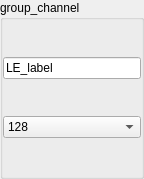
<?xml version="1.0" encoding="UTF-8"?>
<ui version="4.0">
 <class>adc_setting</class>
 <widget class="QWidget" name="adc_setting">
  <property name="geometry">
   <rect>
    <x>0</x>
    <y>0</y>
    <width>144</width>
    <height>179</height>
   </rect>
  </property>
  <property name="windowTitle">
   <string>Form</string>
  </property>
  <layout class="QHBoxLayout" name="horizontalLayout">
   <property name="leftMargin">
    <number>0</number>
   </property>
   <property name="topMargin">
    <number>0</number>
   </property>
   <property name="rightMargin">
    <number>0</number>
   </property>
   <property name="bottomMargin">
    <number>0</number>
   </property>
   <item>
    <widget class="QGroupBox" name="group_adc">
     <property name="title">
      <string>group_channel</string>
     </property>
     <layout class="QVBoxLayout" name="verticalLayout">
      <property name="spacing">
       <number>0</number>
      </property>
      <property name="leftMargin">
       <number>0</number>
      </property>
      <property name="topMargin">
       <number>0</number>
      </property>
      <property name="rightMargin">
       <number>0</number>
      </property>
      <property name="bottomMargin">
       <number>0</number>
      </property>
      <item>
       <widget class="QLineEdit" name="LE_label">
        <property name="text">
         <string>LE_label</string>
        </property>
       </widget>
      </item>
      <item>
       <widget class="QComboBox" name="CB_gain">
        <item>
         <property name="text">
          <string>128</string>
         </property>
        </item>
        <item>
         <property name="text">
          <string>64</string>
         </property>
        </item>
        <item>
         <property name="text">
          <string>32</string>
         </property>
        </item>
        <item>
         <property name="text">
          <string>16</string>
         </property>
        </item>
        <item>
         <property name="text">
          <string>8</string>
         </property>
        </item>
        <item>
         <property name="text">
          <string>1</string>
         </property>
        </item>
        <item>
         <property name="text">
          <string>Off</string>
         </property>
        </item>
       </widget>
      </item>
     </layout>
    </widget>
   </item>
  </layout>
 </widget>
 <resources/>
 <connections/>
</ui>
